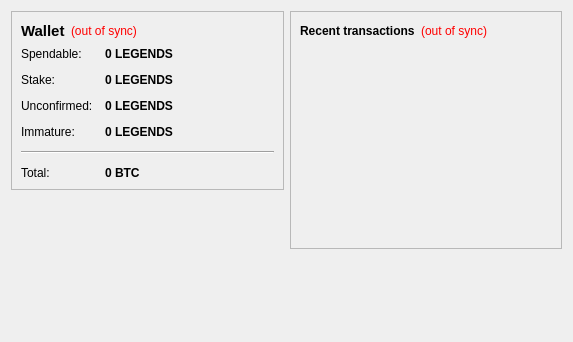
<?xml version="1.0" encoding="UTF-8"?>
<ui version="4.0">
 <class>OverviewPage</class>
 <widget class="QWidget" name="OverviewPage">
  <property name="geometry">
   <rect>
    <x>0</x>
    <y>0</y>
    <width>573</width>
    <height>342</height>
   </rect>
  </property>
  <property name="windowTitle">
   <string>Form</string>
  </property>
  <layout class="QHBoxLayout" name="horizontalLayout" stretch="1,1">
   <item>
    <layout class="QVBoxLayout" name="verticalLayout_2">
     <item>
      <widget class="QFrame" name="frame">
       <property name="frameShape">
        <enum>QFrame::StyledPanel</enum>
       </property>
       <property name="frameShadow">
        <enum>QFrame::Raised</enum>
       </property>
       <layout class="QVBoxLayout" name="verticalLayout_4">
        <item>
         <layout class="QHBoxLayout" name="horizontalLayout_4">
          <item>
           <widget class="QLabel" name="label_5">
            <property name="font">
             <font>
              <pointsize>11</pointsize>
              <weight>75</weight>
              <bold>true</bold>
             </font>
            </property>
            <property name="text">
             <string>Wallet</string>
            </property>
           </widget>
          </item>
          <item>
           <widget class="QLabel" name="labelWalletStatus">
            <property name="toolTip">
             <string>The displayed information may be out of date. Your wallet automatically synchronizes with the LEGENDS network after a connection is established, but this process has not completed yet.</string>
            </property>
            <property name="styleSheet">
             <string notr="true">QLabel { color: red; }</string>
            </property>
            <property name="text">
             <string notr="true">(out of sync)</string>
            </property>
            <property name="alignment">
             <set>Qt::AlignLeading|Qt::AlignLeft|Qt::AlignVCenter</set>
            </property>
           </widget>
          </item>
          <item>
           <spacer name="horizontalSpacer_2">
            <property name="orientation">
             <enum>Qt::Horizontal</enum>
            </property>
            <property name="sizeHint" stdset="0">
             <size>
              <width>40</width>
              <height>20</height>
             </size>
            </property>
           </spacer>
          </item>
         </layout>
        </item>
        <item>
         <layout class="QFormLayout" name="formLayout_2">
          <property name="fieldGrowthPolicy">
           <enum>QFormLayout::AllNonFixedFieldsGrow</enum>
          </property>
          <property name="horizontalSpacing">
           <number>12</number>
          </property>
          <property name="verticalSpacing">
           <number>12</number>
          </property>
          <item row="0" column="0">
           <widget class="QLabel" name="label">
            <property name="text">
             <string>Spendable:</string>
            </property>
           </widget>
          </item>
          <item row="0" column="1">
           <widget class="QLabel" name="labelBalance">
            <property name="font">
             <font>
              <weight>75</weight>
              <bold>true</bold>
             </font>
            </property>
            <property name="cursor">
             <cursorShape>IBeamCursor</cursorShape>
            </property>
            <property name="toolTip">
             <string>Your current spendable balance</string>
            </property>
            <property name="text">
             <string notr="true">0 LEGENDS</string>
            </property>
            <property name="textInteractionFlags">
             <set>Qt::LinksAccessibleByMouse|Qt::TextSelectableByKeyboard|Qt::TextSelectableByMouse</set>
            </property>
           </widget>
          </item>
          <item row="1" column="0">
           <widget class="QLabel" name="label_6">
            <property name="text">
             <string>Stake:</string>
            </property>
           </widget>
          </item>
          <item row="1" column="1">
           <widget class="QLabel" name="labelStake">
            <property name="font">
             <font>
              <weight>75</weight>
              <bold>true</bold>
             </font>
            </property>
            <property name="cursor">
             <cursorShape>IBeamCursor</cursorShape>
            </property>
            <property name="toolTip">
             <string>Total of coins that was staked, and do not yet count toward the current balance</string>
            </property>
            <property name="text">
             <string notr="true">0 LEGENDS</string>
            </property>
            <property name="textInteractionFlags">
             <set>Qt::LinksAccessibleByMouse|Qt::TextSelectableByKeyboard|Qt::TextSelectableByMouse</set>
            </property>
           </widget>
          </item>
          <item row="2" column="0">
           <widget class="QLabel" name="label_3">
            <property name="text">
             <string>Unconfirmed:</string>
            </property>
           </widget>
          </item>
          <item row="2" column="1">
           <widget class="QLabel" name="labelUnconfirmed">
            <property name="font">
             <font>
              <weight>75</weight>
              <bold>true</bold>
             </font>
            </property>
            <property name="cursor">
             <cursorShape>IBeamCursor</cursorShape>
            </property>
            <property name="toolTip">
             <string>Total of transactions that have yet to be confirmed, and do not yet count toward the current balance</string>
            </property>
            <property name="text">
             <string notr="true">0 LEGENDS</string>
            </property>
            <property name="textInteractionFlags">
             <set>Qt::LinksAccessibleByMouse|Qt::TextSelectableByKeyboard|Qt::TextSelectableByMouse</set>
            </property>
           </widget>
          </item>
          <item row="3" column="0">
           <widget class="QLabel" name="labelImmatureText">
            <property name="text">
             <string>Immature:</string>
            </property>
           </widget>
          </item>
          <item row="3" column="1">
           <widget class="QLabel" name="labelImmature">
            <property name="font">
             <font>
              <weight>75</weight>
              <bold>true</bold>
             </font>
            </property>
            <property name="toolTip">
             <string>Mined balance that has not yet matured</string>
            </property>
            <property name="text">
             <string notr="true">0 LEGENDS</string>
            </property>
            <property name="textInteractionFlags">
             <set>Qt::LinksAccessibleByMouse|Qt::TextSelectableByKeyboard|Qt::TextSelectableByMouse</set>
            </property>
           </widget>
          </item>
          <item row="4" column="0" colspan="2">
           <widget class="Line" name="line">
            <property name="orientation">
             <enum>Qt::Horizontal</enum>
            </property>
           </widget>
          </item>
          <item row="5" column="0">
           <widget class="QLabel" name="labelTotalText">
            <property name="text">
             <string>Total:</string>
            </property>
           </widget>
          </item>
          <item row="5" column="1">
           <widget class="QLabel" name="labelTotal">
            <property name="font">
             <font>
              <weight>75</weight>
              <bold>true</bold>
             </font>
            </property>
            <property name="cursor">
             <cursorShape>IBeamCursor</cursorShape>
            </property>
            <property name="toolTip">
             <string>Your current total balance</string>
            </property>
            <property name="text">
             <string notr="true">0 BTC</string>
            </property>
            <property name="textInteractionFlags">
             <set>Qt::LinksAccessibleByMouse|Qt::TextSelectableByKeyboard|Qt::TextSelectableByMouse</set>
            </property>
           </widget>
          </item>
         </layout>
        </item>
       </layout>
      </widget>
     </item>
     <item>
      <spacer name="verticalSpacer">
       <property name="orientation">
        <enum>Qt::Vertical</enum>
       </property>
       <property name="sizeHint" stdset="0">
        <size>
         <width>20</width>
         <height>40</height>
        </size>
       </property>
      </spacer>
     </item>
    </layout>
   </item>
   <item>
    <layout class="QVBoxLayout" name="verticalLayout_3">
     <item>
      <widget class="QFrame" name="frame_2">
       <property name="frameShape">
        <enum>QFrame::StyledPanel</enum>
       </property>
       <property name="frameShadow">
        <enum>QFrame::Raised</enum>
       </property>
       <layout class="QVBoxLayout" name="verticalLayout">
        <item>
         <layout class="QHBoxLayout" name="horizontalLayout_2">
          <item>
           <widget class="QLabel" name="label_4">
            <property name="text">
             <string>&lt;b&gt;Recent transactions&lt;/b&gt;</string>
            </property>
           </widget>
          </item>
          <item>
           <widget class="QLabel" name="labelTransactionsStatus">
            <property name="toolTip">
             <string>The displayed information may be out of date. Your wallet automatically synchronizes with the LEGENDS network after a connection is established, but this process has not completed yet.</string>
            </property>
            <property name="styleSheet">
             <string notr="true">QLabel { color: red; }</string>
            </property>
            <property name="text">
             <string notr="true">(out of sync)</string>
            </property>
            <property name="alignment">
             <set>Qt::AlignRight|Qt::AlignTrailing|Qt::AlignVCenter</set>
            </property>
           </widget>
          </item>
          <item>
           <spacer name="horizontalSpacer">
            <property name="orientation">
             <enum>Qt::Horizontal</enum>
            </property>
            <property name="sizeHint" stdset="0">
             <size>
              <width>40</width>
              <height>20</height>
             </size>
            </property>
           </spacer>
          </item>
         </layout>
        </item>
        <item>
         <widget class="QListView" name="listTransactions">
          <property name="styleSheet">
           <string notr="true">QListView { background: transparent; }</string>
          </property>
          <property name="frameShape">
           <enum>QFrame::NoFrame</enum>
          </property>
          <property name="verticalScrollBarPolicy">
           <enum>Qt::ScrollBarAlwaysOff</enum>
          </property>
          <property name="horizontalScrollBarPolicy">
           <enum>Qt::ScrollBarAlwaysOff</enum>
          </property>
          <property name="selectionMode">
           <enum>QAbstractItemView::NoSelection</enum>
          </property>
         </widget>
        </item>
       </layout>
      </widget>
     </item>
     <item>
      <spacer name="verticalSpacer_2">
       <property name="orientation">
        <enum>Qt::Vertical</enum>
       </property>
       <property name="sizeHint" stdset="0">
        <size>
         <width>20</width>
         <height>40</height>
        </size>
       </property>
      </spacer>
     </item>
    </layout>
   </item>
  </layout>
 </widget>
 <resources/>
 <connections/>
</ui>
